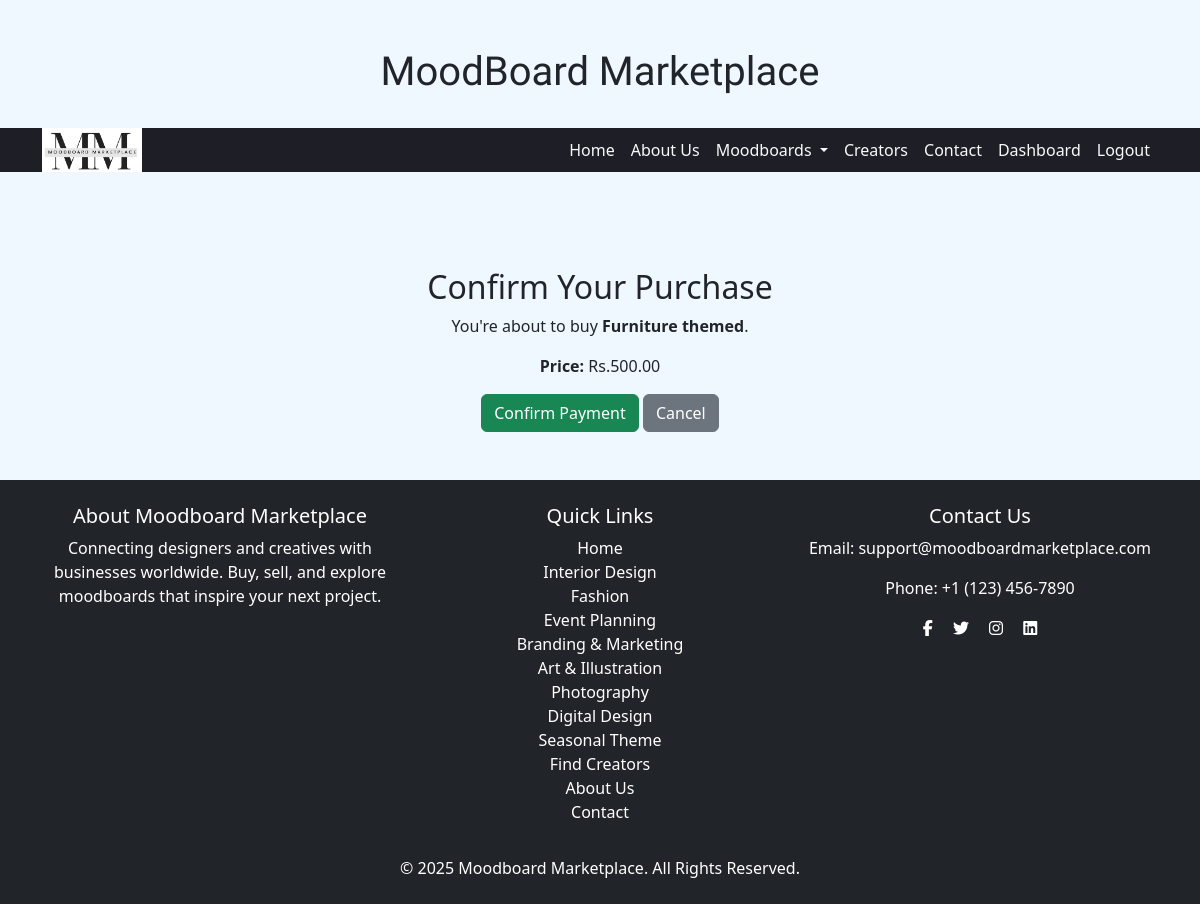
Screenshot of /buy/3/ (signed in) with the database file from the repository.
### moodboards/models.py (models this page shows, shortened)
class Moodboard(models.Model):
	creator = models.CharField(max_length=100)
	title = models.CharField(max_length=100)
	description = models.TextField()
	image = models.ImageField(upload_to='moodboards/',null=True,blank=True)
	category = models.ForeignKey(Category, on_delete=models.CASCADE)
	creator = models.ForeignKey(User, on_delete=models.CASCADE, limit_choices_to={'role':'creator'})
	price = models.DecimalField(max_digits=10,decimal_places=2)
	created_at = models.DateTimeField(auto_now_add=True)
	updated_at = models.DateTimeField(auto_now=True)

class Category(models.Model):
	name = models.CharField(max_length=100,unique=True)
	image = models.ImageField(upload_to='category_images/', blank=True, null=True)
	description = models.TextField()

### moodboards/views.py (the view)
# urls.py: path('buy/<int:moodboard_id>/', buy_moodboard, name='buy_moodboard'),
@login_required(login_url='login')
def buy_moodboard(request, moodboard_id):
    moodboard = Moodboard.objects.get(id=moodboard_id)
    buyer = request.user  # Fetch the logged-in user
    if buyer.role != 'buyer':
        messages.error(request, "Only buyers can purchase moodboards.")
        return redirect('moodboard_list', category_id=moodboard.category.id)
    purchase, created = Purchase.objects.get_or_create(
        buyer=buyer,
        moodboard=moodboard,
        defaults={'price': moodboard.price}
    )
    payment, _ = Payment.objects.get_or_create(
        purchase=purchase,
        defaults={'buyer': buyer, 'moodboard': moodboard, 'payment_status': 'Pending'}
    )
    if request.method == 'POST':
        payment.payment_status = 'Paid'  # Mark as paid
        payment.save()
        messages.success(request, "Payment successful! You can now view your moodboard.")
        return redirect('download_moodboard', moodboard_id=moodboard.id)
    return render(request, 'payments/payment.html', {"moodboard": moodboard, "payment": payment})

### moodboards/context_processors.py (called while the page is built)
def categories_context(request):
    return {
        'categories': Category.objects.all()  # Fetch all categories globally
    }

### templates/payments/payment.html (shortened to what this page needs)
{% extends 'moodboards/base.html' %}
{% block content %}
<div class="container text-center mt-5 p-5">
    <h2>Confirm Your Purchase</h2>
    <p>You're about to buy <strong>{{ moodboard.title }}</strong>.</p>
    <p><strong>Price:</strong> Rs.{{ moodboard.price }}</p>
    <form method="post">
        <button type="submit" class="btn btn-success">Confirm Payment</button>
        <a href="{% url 'moodboard_list' moodboard.category_id  %}" class="btn btn-secondary">Cancel</a>
    </form>
</div>
{% endblock %}

### templates/moodboards/base.html (shortened to what this page needs)
<!DOCTYPE html>
<html lang="en">
<head>
    <link rel="stylesheet" href="https://cdnjs.cloudflare.com/ajax/libs/font-awesome/6.7.2/css/all.min.css" />
    {% load static %}
    <link rel="stylesheet" href="{% static 'bootstrap/css/bootstrap.min.css' %}">
    <link rel="stylesheet" href="{% static 'css/style.css' %}">
</head>
<body class="d-flex flex-column min-vh-100">
    <header>
        <h1 class="title text-center mt-5">MoodBoard Marketplace</h1>
        <nav class="navbar navbar-expand-lg navbar-dark bg-dark sticky-top">
            <div class="container">
                <a class="navbar-brand" href="#">
                    <img src="{% static 'images/logo.png' %}" alt="MoodBoard Marketplace">
                </a>
                <div class="collapse navbar-collapse" id="navbarNav">
                    <ul class="navbar-nav ms-auto">
                        <li class="nav-item"><a class="nav-link active" href="{% url 'home' %}">Home</a></li>
                        <li class="nav-item"><a class="nav-link" href="{% url 'about' %}">About Us</a></li>
                        <li class="nav-item dropdown">
                            <a class="nav-link dropdown-toggle" href="#" id="moodboardDropdown" role="button" data-bs-toggle="dropdown">
                                Moodboards
                            </a>
                        </li>
                        <li class="nav-item"><a class="nav-link" href="{% url 'creators' %}">Creators</a></li>
                        <li class="nav-item"><a class="nav-link" href="{% url 'contact' %}">Contact</a></li>
                        {% if user.is_authenticated %}
                        	<li class="nav-item"><a class="nav-link" href="{% url 'dashboard' %}">Dashboard</a></li>
    				<li class="nav-item"><a class="nav-link" href="{% url 'logout' %}">Logout</a></li>
			{% else %}
    				<li class="nav-item"><a class="nav-link" href="{% url 'login' %}">Login</a></li>
    				<li class="nav-item"><a class="nav-link" href="{% url 'register' %}">Signup</a></li>
{% endif %}
                    </ul>
                </div>
            </div>
        </nav>
    </header>
    <main class="flex-grow-1">
        {% block content %}
        {% endblock %}
    </main>
<footer class="footer mt-auto py-4 bg-dark text-white">
    <div class="container text-center">
        <div class="row">
            <div class="col-md-4">
                <h5>About Moodboard Marketplace</h5>
                <p>Connecting designers and creatives with businesses worldwide. Buy, sell, and explore moodboards that inspire your next project.</p>
            </div>
            <div class="col-md-4">
                <h5>Quick Links</h5>
                <ul class="list-unstyled">
                    <li><a href="{% url 'home' %}" class="quick-link text-white text-decoration-none">Home</a></li>
                     {% for category in categories %}
            <li><a href="{% url 'moodboard_list' category.id %}" class="quick-link text-white text-decoration-none">{{ category.name }}</a></li>
        {% endfor %}
                    <li><a href="{% url 'creators' %}" class="quick-link text-white text-decoration-none">Find Creators</a></li>
                    <li><a href="{% url 'about' %}" class="quick-link text-white text-decoration-none">About Us</a></li>
                    <li><a href="{% url 'contact' %}" class="quick-link text-white text-decoration-none">Contact</a></li>
                </ul>
            </div>
            <div class="col-md-4">
                <h5>Contact Us</h5>
                <p>Email: support@moodboardmarketplace.com</p>
                <p>Phone: +1 (123) 456-7890</p>
                <div class="social-icons">
                    <a href="#" class="text-white me-3"><i class="fab fa-facebook-f"></i></a>
                    <a href="#" class="text-white me-3"><i class="fab fa-twitter"></i></a>
                    <a href="#" class="text-white me-3"><i class="fab fa-instagram"></i></a>
                    <a href="#" class="text-white"><i class="fab fa-linkedin"></i></a>
                </div>
            </div>
        </div>
        <div class="mt-3">
            <p class="mb-0">&copy; 2025 Moodboard Marketplace. All Rights Reserved.</p>
        </div>
    </div>
</footer>
</body>
</html>

### moodboards/static/css/style.css (style rules this page uses)
body { background-color: aliceblue; }
.title { font-family: "Caprasimo"; text-align: center; margin:2rem; }
.navbar { background-color: #1E1F26 !important; padding:0; }
.navbar-brand { height:100%; padding:0; }
.navbar-brand img { width:100px; max-height:4rem; }
.navbar a { color: #F8F9FA !important; }
footer { background-color: #003366; color: white; text-align: center; padding: 20px; }

### rows the page displays
Moodboard: title "Furniture themed", price "500.00"
Category: name "Interior Design"
Category: name "Fashion"
Category: name "Event Planning"
Category: name "Branding & Marketing"
Category: name "Art & Illustration"
Category: name "Photography"
Category: name "Digital Design"
Category: name "Seasonal Theme"
